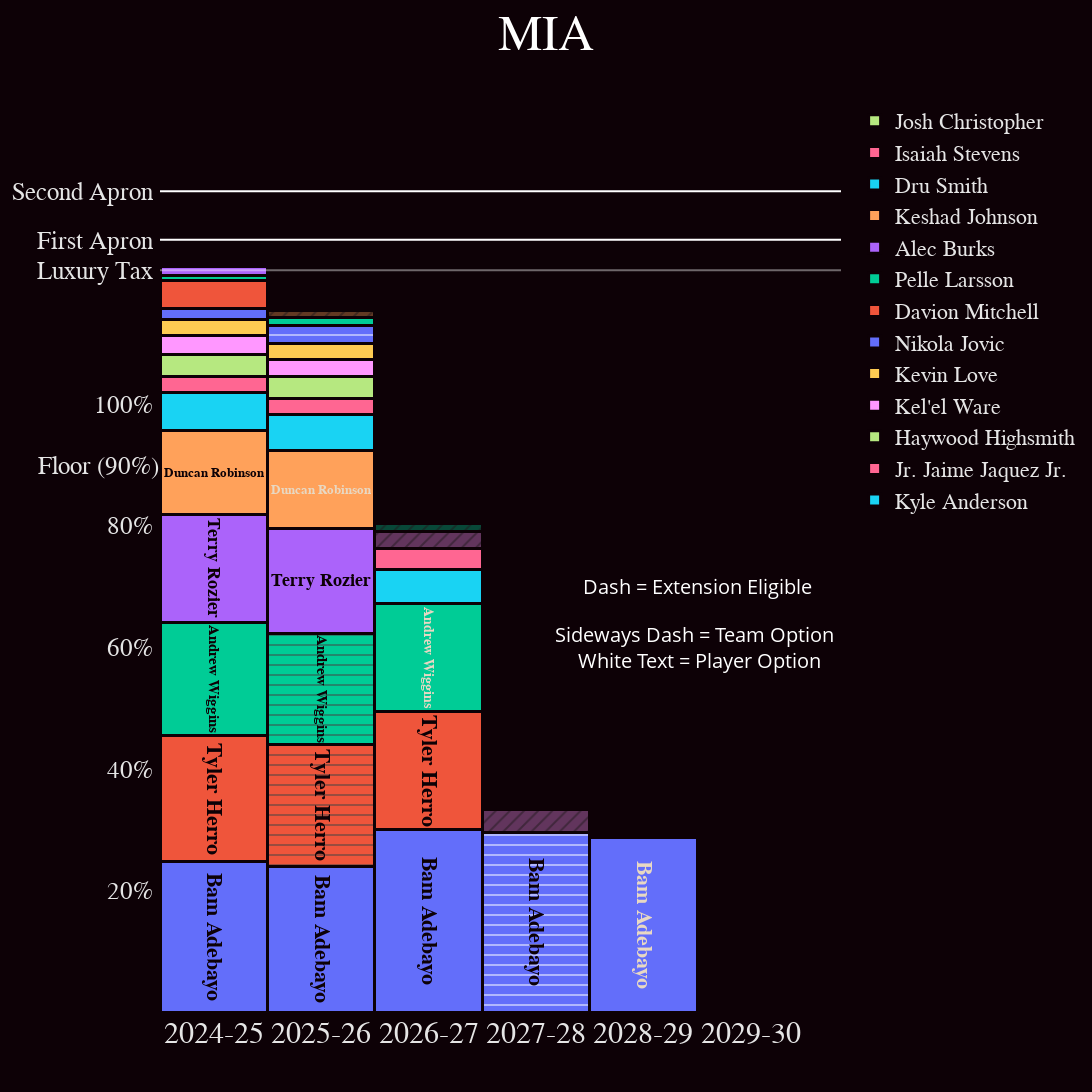

Write notebook code for a chart like this one.
### Code cell
import plotly
import plotly.graph_objects as go
import numpy as np

import pandas as pd

import requests

from plotly.subplots import make_subplots

from nba_api.stats.static import players,teams


def graph_payroll(team):
    cap = pd.read_csv('cap.csv')
    df = pd.read_csv('salary.csv')
    options = pd.read_csv('option.csv')
    df = df[df.Team.str.upper()==team.upper()]
    options = options[options.Team.str.upper()==team.upper()]
    
    salary = dict(zip(cap['Season'],cap['Salary Cap']))
    df = df.sort_values(by='Guaranteed',ascending = False)
    
    players = df['Player'].tolist()
    fig = go.Figure()
    x = ['2024-2025','2025-2026','2026-2027','2027-2028','2028-2029','2029-2030']
    seasons=['2024-25','2025-26','2026-27','2027-28','2028-29','2029-30']
    teamname = team
    print(df['2024-25'].sum())
    for player in players:
        perc_salaries = []
        
        p_df = df[df.Player==player].iloc[0]
        o_df = options[options.Player==player].iloc[0]
        legend = False
        
        player_salaries = df[df.Player==player].iloc[0][seasons].tolist()
        player_options = options[options.Player==player].iloc[0][seasons].tolist()
        marker_shapes=[]
        line_colors= []
        option_positions=[]
        option_count = 0
        
        for year in player_options:
            if year == 'T':
                line_colors.append('#0d0106')
                marker_shapes.append('/')
            elif year == 'P':
                line_colors.append('#e8d8c3')
                marker_shapes.append('')
            elif year =='EE':
                line_colors.append('#0d0106')
                marker_shapes.append('-')
            else:
                line_colors.append('#0d0106')
                marker_shapes.append('')
            option_count+=1
        
        player_options = options[options.Player==player].iloc[0][seasons].tolist()
        team_options = [x =='T' or x=='UFA' for x in player_options]
        player_options = [x =='P' for x in player_options]
        
        opacities = []
        for year in team_options:
            if year ==True:
                opacities.append(.35)
            else:
                opacities.append(1)
                
        i = 0
        for payment in player_salaries:
            perc_salaries.append(100*payment/salary[x[i]])
            i+=1
        
        to_average = [x for x in perc_salaries if pd.isna(x)==False]
        
        player_name=player
        if np.average(to_average)<3:
            legend=True
            player_name=''
            
        # Create hover text with formatted information
        hover_text = []
        for i, salary_val in enumerate(player_salaries):
            if pd.isna(salary_val):
                hover_text.append("")
            else:
                hover_info = f"<b>{player}</b><br>" + \
                            f"Position: {p_df['Pos']}<br>" + \
                            f"Season: {seasons[i]}<br>" + \
                            f"Salary: ${salary_val:,.2f}<br>" + \
                            f"Cap %: {perc_salaries[i]:.1f}%<br>" + \
                            f"Guaranteed Total: ${p_df['Guaranteed']:,.2f}"
                hover_text.append(hover_info)
        
        fig.add_trace(go.Bar(
            x=seasons, 
            y=perc_salaries, 
            name=player,
            marker_color=p_df['Guaranteed'], 
            textposition='inside',
            insidetextanchor='middle',
            showlegend=legend,
            marker_opacity=opacities,
            marker_pattern_shape=marker_shapes,
            marker_line_width=3, 
            marker_line_color='#0d0106',
            text='<b>'+player_name+'<b>',
            textfont=dict(size=22,family='Malgun Gothic',color=line_colors),
            hovertext=hover_text,
            hoverinfo='text'
        ))
    
    tickvals = [i * 20 for i in range(1,6)]
    ticktext = [str(i)+'% ' for i in tickvals]
    tickvals.append(122)
    tickvals.append(127)
    tickvals.append(135)
    fig.add_hline(y=122,line_color="white",opacity=.4)
    fig.add_hline(y=127,line_color="white")
    fig.add_hline(y=135,line_color="white")
    
    ticktext.append('Luxury Tax ')
    ticktext.append('First Apron ')
    ticktext.append('Second Apron ')
    tickvals.append(90)
    ticktext.append('Floor (90%)')

    fig.update_layout(
        barmode='stack',
        bargap=0,
        width=1200,
        height=1800,
        annotations=[
            go.layout.Annotation(
                showarrow=False,
                text='Sideways Dash = Team Option <br> White Text = Player Option',
                font=dict(size=20, color="white"),
                y=60,
                x=4.5,
                xref='x',
                yref='y'
            ),
            go.layout.Annotation(
                showarrow=False,
                text='Dash = Extension Eligible',
                font=dict(size=20, color="white"),
                y=70,
                x=4.5,
                xref='x',
                yref='y'
            ),
        ],
        paper_bgcolor='#0d0106',
        plot_bgcolor='#0d0106',
        title=teamname,
        title_x=.5,
        title_font=dict(color='white', size=50,family="Malgun Gothic"),
        legend={'traceorder':'reversed','font':dict(color='#e5e5e5', size=22,family="Malgun Gothic")},
        yaxis=dict(
            range=(0,150),
            tickmode='array',
            tickvals=tickvals,
            ticktext=ticktext,
        ),
        xaxis=dict(
            ticktext=seasons,
        )
    )
    
    fig.update_yaxes(
        tickfont=dict(color='#e5e5e5', size=25,family="Malgun Gothic"),
        showgrid=False,
        zeroline=False
    )
    
    fig.update_xaxes(
        showgrid=False,
        tickfont=dict(color='#e5e5e5', size=30,family="Malgun Gothic")
    )

    return fig

fig=graph_payroll('MIA')
fig.show()

### Figure 1 — Plotly figure (JSON) as saved in the notebook; plotly's stock layout.template omitted (floating-point values rounded to 4 significant figures)
{"data": [{"hoverinfo": "text", "hovertext": ["<b>Bam Adebayo</b><br>Position: C<br>Season: 2024-25<br>Salary: $34,848,340.00<br>Cap %: 24.8%<br>Guaranteed Total: $237,293,824.00", "<b>Bam Adebayo</b><br>Position: C<br>Season: 2025-26<br>Salary: $37,096,620.00<br>Cap %: 24.0%<br>Guaranteed Total: $237,293,824.00", "<b>Bam Adebayo</b><br>Position: C<br>Season: 2026-27<br>Salary: $51,033,600.00<br>Cap %: 30.0%<br>Guaranteed Total: $237,293,824.00", "<b>Bam Adebayo</b><br>Position: C<br>Season: 2027-28<br>Salary: $55,116,288.00<br>Cap %: 29.5%<br>Guaranteed Total: $237,293,824.00", "<b>Bam Adebayo</b><br>Position: C<br>Season: 2028-29<br>Salary: $59,198,976.00<br>Cap %: 28.8%<br>Guaranteed Total: $237,293,824.00", "<b>Bam Adebayo</b><br>Position: C<br>Season: 2029-30<br>Salary: $0.00<br>Cap %: 0.0%<br>Guaranteed Total: $237,293,824.00"], "insidetextanchor": "middle", "marker": {"color": 237293824, "line": {"color": "#0d0106", "width": 3}, "opacity": [1, 1, 1, 1, 1, 1], "pattern": {"shape": ["", "", "", "-", "", ""]}}, "name": "Bam Adebayo", "showlegend": false, "text": "<b>Bam Adebayo<b>", "textfont": {"color": ["#0d0106", "#0d0106", "#0d0106", "#0d0106", "#e8d8c3", "#0d0106"], "family": "Malgun Gothic", "size": 22}, "textposition": "inside", "type": "bar", "x": ["2024-25", "2025-26", "2026-27", "2027-28", "2028-29", "2029-30"], "y": [24.79, 23.99, 30, 29.45, 28.76, 0]}, {"hoverinfo": "text", "hovertext": ["<b>Tyler Herro</b><br>Position: SG<br>Season: 2024-25<br>Salary: $29,000,000.00<br>Cap %: 20.6%<br>Guaranteed Total: $93,000,000.00", "<b>Tyler Herro</b><br>Position: SG<br>Season: 2025-26<br>Salary: $31,000,000.00<br>Cap %: 20.0%<br>Guaranteed Total: $93,000,000.00", "<b>Tyler Herro</b><br>Position: SG<br>Season: 2026-27<br>Salary: $33,000,000.00<br>Cap %: 19.4%<br>Guaranteed Total: $93,000,000.00", "<b>Tyler Herro</b><br>Position: SG<br>Season: 2027-28<br>Salary: $0.00<br>Cap %: 0.0%<br>Guaranteed Total: $93,000,000.00", "<b>Tyler Herro</b><br>Position: SG<br>Season: 2028-29<br>Salary: $0.00<br>Cap %: 0.0%<br>Guaranteed Total: $93,000,000.00", "<b>Tyler Herro</b><br>Position: SG<br>Season: 2029-30<br>Salary: $0.00<br>Cap %: 0.0%<br>Guaranteed Total: $93,000,000.00"], "insidetextanchor": "middle", "marker": {"color": 93000000, "line": {"color": "#0d0106", "width": 3}, "opacity": [1, 1, 1, 1, 1, 1], "pattern": {"shape": ["", "-", "", "", "", ""]}}, "name": "Tyler Herro", "showlegend": false, "text": "<b>Tyler Herro<b>", "textfont": {"color": ["#0d0106", "#0d0106", "#0d0106", "#0d0106", "#0d0106", "#0d0106"], "family": "Malgun Gothic", "size": 22}, "textposition": "inside", "type": "bar", "x": ["2024-25", "2025-26", "2026-27", "2027-28", "2028-29", "2029-30"], "y": [20.63, 20.05, 19.4, 0, 0, 0]}, {"hoverinfo": "text", "hovertext": ["<b>Andrew Wiggins</b><br>Position: SF<br>Season: 2024-25<br>Salary: $26,276,786.00<br>Cap %: 18.7%<br>Guaranteed Total: $84,669,645.00", "<b>Andrew Wiggins</b><br>Position: SF<br>Season: 2025-26<br>Salary: $28,223,215.00<br>Cap %: 18.3%<br>Guaranteed Total: $84,669,645.00", "<b>Andrew Wiggins</b><br>Position: SF<br>Season: 2026-27<br>Salary: $30,169,644.00<br>Cap %: 17.7%<br>Guaranteed Total: $84,669,645.00", "<b>Andrew Wiggins</b><br>Position: SF<br>Season: 2027-28<br>Salary: $0.00<br>Cap %: 0.0%<br>Guaranteed Total: $84,669,645.00", "<b>Andrew Wiggins</b><br>Position: SF<br>Season: 2028-29<br>Salary: $0.00<br>Cap %: 0.0%<br>Guaranteed Total: $84,669,645.00", "<b>Andrew Wiggins</b><br>Position: SF<br>Season: 2029-30<br>Salary: $0.00<br>Cap %: 0.0%<br>Guaranteed Total: $84,669,645.00"], "insidetextanchor": "middle", "marker": {"color": 84669645, "line": {"color": "#0d0106", "width": 3}, "opacity": [1, 1, 1, 1, 1, 1], "pattern": {"shape": ["", "-", "", "", "", ""]}}, "name": "Andrew Wiggins", "showlegend": false, "text": "<b>Andrew Wiggins<b>", "textfont": {"color": ["#0d0106", "#0d0106", "#e8d8c3", "#0d0106", "#0d0106", "#0d0106"], "family": "Malgun Gothic", "size": 22}, "textposition": "inside", "type": "bar", "x": ["2024-25", "2025-26", "2026-27", "2027-28", "2028-29", "2029-30"], "y": [18.69, 18.25, 17.74, 0, 0, 0]}, {"hoverinfo": "text", "hovertext": ["<b>Terry Rozier</b><br>Position: PG<br>Season: 2024-25<br>Salary: $24,924,126.00<br>Cap %: 17.7%<br>Guaranteed Total: $51,567,157.00", "<b>Terry Rozier</b><br>Position: PG<br>Season: 2025-26<br>Salary: $26,643,031.00<br>Cap %: 17.2%<br>Guaranteed Total: $51,567,157.00", "<b>Terry Rozier</b><br>Position: PG<br>Season: 2026-27<br>Salary: $0.00<br>Cap %: 0.0%<br>Guaranteed Total: $51,567,157.00", "<b>Terry Rozier</b><br>Position: PG<br>Season: 2027-28<br>Salary: $0.00<br>Cap %: 0.0%<br>Guaranteed Total: $51,567,157.00", "<b>Terry Rozier</b><br>Position: PG<br>Season: 2028-29<br>Salary: $0.00<br>Cap %: 0.0%<br>Guaranteed Total: $51,567,157.00", "<b>Terry Rozier</b><br>Position: PG<br>Season: 2029-30<br>Salary: $0.00<br>Cap %: 0.0%<br>Guaranteed Total: $51,567,157.00"], "insidetextanchor": "middle", "marker": {"color": 51567157, "line": {"color": "#0d0106", "width": 3}, "opacity": [1, 1, 1, 1, 1, 1], "pattern": {"shape": ["", "", "", "", "", ""]}}, "name": "Terry Rozier", "showlegend": false, "text": "<b>Terry Rozier<b>", "textfont": {"color": ["#0d0106", "#0d0106", "#0d0106", "#0d0106", "#0d0106", "#0d0106"], "family": "Malgun Gothic", "size": 22}, "textposition": "inside", "type": "bar", "x": ["2024-25", "2025-26", "2026-27", "2027-28", "2028-29", "2029-30"], "y": [17.73, 17.23, 0, 0, 0, 0]}, {"hoverinfo": "text", "hovertext": ["<b>Duncan Robinson</b><br>Position: SF<br>Season: 2024-25<br>Salary: $19,406,000.00<br>Cap %: 13.8%<br>Guaranteed Total: $39,294,000.00", "<b>Duncan Robinson</b><br>Position: SF<br>Season: 2025-26<br>Salary: $19,888,000.00<br>Cap %: 12.9%<br>Guaranteed Total: $39,294,000.00", "<b>Duncan Robinson</b><br>Position: SF<br>Season: 2026-27<br>Salary: $0.00<br>Cap %: 0.0%<br>Guaranteed Total: $39,294,000.00", "<b>Duncan Robinson</b><br>Position: SF<br>Season: 2027-28<br>Salary: $0.00<br>Cap %: 0.0%<br>Guaranteed Total: $39,294,000.00", "<b>Duncan Robinson</b><br>Position: SF<br>Season: 2028-29<br>Salary: $0.00<br>Cap %: 0.0%<br>Guaranteed Total: $39,294,000.00", "<b>Duncan Robinson</b><br>Position: SF<br>Season: 2029-30<br>Salary: $0.00<br>Cap %: 0.0%<br>Guaranteed Total: $39,294,000.00"], "insidetextanchor": "middle", "marker": {"color": 39294000, "line": {"color": "#0d0106", "width": 3}, "opacity": [1, 1, 1, 1, 1, 1], "pattern": {"shape": ["", "", "", "", "", ""]}}, "name": "Duncan Robinson", "showlegend": false, "text": "<b>Duncan Robinson<b>", "textfont": {"color": ["#0d0106", "#e8d8c3", "#0d0106", "#0d0106", "#0d0106", "#0d0106"], "family": "Malgun Gothic", "size": 22}, "textposition": "inside", "type": "bar", "x": ["2024-25", "2025-26", "2026-27", "2027-28", "2028-29", "2029-30"], "y": [13.8, 12.86, 0, 0, 0, 0]}, {"hoverinfo": "text", "hovertext": ["<b>Kyle Anderson</b><br>Position: PF<br>Season: 2024-25<br>Salary: $8,780,488.00<br>Cap %: 6.2%<br>Guaranteed Total: $27,658,536.00", "<b>Kyle Anderson</b><br>Position: PF<br>Season: 2025-26<br>Salary: $9,219,512.00<br>Cap %: 6.0%<br>Guaranteed Total: $27,658,536.00", "<b>Kyle Anderson</b><br>Position: PF<br>Season: 2026-27<br>Salary: $9,658,536.00<br>Cap %: 5.7%<br>Guaranteed Total: $27,658,536.00", "<b>Kyle Anderson</b><br>Position: PF<br>Season: 2027-28<br>Salary: $0.00<br>Cap %: 0.0%<br>Guaranteed Total: $27,658,536.00", "<b>Kyle Anderson</b><br>Position: PF<br>Season: 2028-29<br>Salary: $0.00<br>Cap %: 0.0%<br>Guaranteed Total: $27,658,536.00", "<b>Kyle Anderson</b><br>Position: PF<br>Season: 2029-30<br>Salary: $0.00<br>Cap %: 0.0%<br>Guaranteed Total: $27,658,536.00"], "insidetextanchor": "middle", "marker": {"color": 27658536, "line": {"color": "#0d0106", "width": 3}, "opacity": [1, 1, 1, 1, 1, 1], "pattern": {"shape": ["", "", "", "", "", ""]}}, "name": "Kyle Anderson", "showlegend": true, "text": "<b><b>", "textfont": {"color": ["#0d0106", "#0d0106", "#0d0106", "#0d0106", "#0d0106", "#0d0106"], "family": "Malgun Gothic", "size": 22}, "textposition": "inside", "type": "bar", "x": ["2024-25", "2025-26", "2026-27", "2027-28", "2028-29", "2029-30"], "y": [6.246, 5.962, 5.678, 0, 0, 0]}, {"hoverinfo": "text", "hovertext": ["<b>Jr. Jaime Jaquez Jr.</b><br>Position: SF<br>Season: 2024-25<br>Salary: $3,685,800.00<br>Cap %: 2.6%<br>Guaranteed Total: $13,486,541.00", "<b>Jr. Jaime Jaquez Jr.</b><br>Position: SF<br>Season: 2025-26<br>Salary: $3,861,600.00<br>Cap %: 2.5%<br>Guaranteed Total: $13,486,541.00", "<b>Jr. Jaime Jaquez Jr.</b><br>Position: SF<br>Season: 2026-27<br>Salary: $5,939,141.00<br>Cap %: 3.5%<br>Guaranteed Total: $13,486,541.00", "<b>Jr. Jaime Jaquez Jr.</b><br>Position: SF<br>Season: 2027-28<br>Salary: $0.00<br>Cap %: 0.0%<br>Guaranteed Total: $13,486,541.00", "<b>Jr. Jaime Jaquez Jr.</b><br>Position: SF<br>Season: 2028-29<br>Salary: $0.00<br>Cap %: 0.0%<br>Guaranteed Total: $13,486,541.00", "<b>Jr. Jaime Jaquez Jr.</b><br>Position: SF<br>Season: 2029-30<br>Salary: $0.00<br>Cap %: 0.0%<br>Guaranteed Total: $13,486,541.00"], "insidetextanchor": "middle", "marker": {"color": 13486541, "line": {"color": "#0d0106", "width": 3}, "opacity": [1, 1, 1, 1, 1, 1], "pattern": {"shape": ["", "", "", "", "", ""]}}, "name": "Jr. Jaime Jaquez Jr.", "showlegend": true, "text": "<b><b>", "textfont": {"color": ["#0d0106", "#0d0106", "#0d0106", "#0d0106", "#0d0106", "#0d0106"], "family": "Malgun Gothic", "size": 22}, "textposition": "inside", "type": "bar", "x": ["2024-25", "2025-26", "2026-27", "2027-28", "2028-29", "2029-30"], "y": [2.622, 2.497, 3.491, 0, 0, 0]}, {"hoverinfo": "text", "hovertext": ["<b>Haywood Highsmith</b><br>Position: F<br>Season: 2024-25<br>Salary: $5,200,000.00<br>Cap %: 3.7%<br>Guaranteed Total: $10,816,000.00", "<b>Haywood Highsmith</b><br>Position: F<br>Season: 2025-26<br>Salary: $5,616,000.00<br>Cap %: 3.6%<br>Guaranteed Total: $10,816,000.00", "<b>Haywood Highsmith</b><br>Position: F<br>Season: 2026-27<br>Salary: $0.00<br>Cap %: 0.0%<br>Guaranteed Total: $10,816,000.00", "<b>Haywood Highsmith</b><br>Position: F<br>Season: 2027-28<br>Salary: $0.00<br>Cap %: 0.0%<br>Guaranteed Total: $10,816,000.00", "<b>Haywood Highsmith</b><br>Position: F<br>Season: 2028-29<br>Salary: $0.00<br>Cap %: 0.0%<br>Guaranteed Total: $10,816,000.00", "<b>Haywood Highsmith</b><br>Position: F<br>Season: 2029-30<br>Salary: $0.00<br>Cap %: 0.0%<br>Guaranteed Total: $10,816,000.00"], "insidetextanchor": "middle", "marker": {"color": 10816000, "line": {"color": "#0d0106", "width": 3}, "opacity": [1, 1, 1, 1, 1, 1], "pattern": {"shape": ["", "", "", "", "", ""]}}, "name": "Haywood Highsmith", "showlegend": true, "text": "<b><b>", "textfont": {"color": ["#0d0106", "#0d0106", "#0d0106", "#0d0106", "#0d0106", "#0d0106"], "family": "Malgun Gothic", "size": 22}, "textposition": "inside", "type": "bar", "x": ["2024-25", "2025-26", "2026-27", "2027-28", "2028-29", "2029-30"], "y": [3.699, 3.631, 0, 0, 0, 0]}, {"hoverinfo": "text", "hovertext": ["<b>Kel'el Ware</b><br>Position: C<br>Season: 2024-25<br>Salary: $4,231,800.00<br>Cap %: 3.0%<br>Guaranteed Total: $8,675,160.00", "<b>Kel'el Ware</b><br>Position: C<br>Season: 2025-26<br>Salary: $4,443,360.00<br>Cap %: 2.9%<br>Guaranteed Total: $8,675,160.00", "<b>Kel'el Ware</b><br>Position: C<br>Season: 2026-27<br>Salary: $4,654,920.00<br>Cap %: 2.7%<br>Guaranteed Total: $8,675,160.00", "<b>Kel'el Ware</b><br>Position: C<br>Season: 2027-28<br>Salary: $7,135,992.00<br>Cap %: 3.8%<br>Guaranteed Total: $8,675,160.00", "<b>Kel'el Ware</b><br>Position: C<br>Season: 2028-29<br>Salary: $0.00<br>Cap %: 0.0%<br>Guaranteed Total: $8,675,160.00", "<b>Kel'el Ware</b><br>Position: C<br>Season: 2029-30<br>Salary: $0.00<br>Cap %: 0.0%<br>Guaranteed Total: $8,675,160.00"], "insidetextanchor": "middle", "marker": {"color": 8675160, "line": {"color": "#0d0106", "width": 3}, "opacity": [1, 1, 0.35, 0.35, 1, 1], "pattern": {"shape": ["", "", "/", "/", "", ""]}}, "name": "Kel'el Ware", "showlegend": true, "text": "<b><b>", "textfont": {"color": ["#0d0106", "#0d0106", "#0d0106", "#0d0106", "#0d0106", "#0d0106"], "family": "Malgun Gothic", "size": 22}, "textposition": "inside", "type": "bar", "x": ["2024-25", "2025-26", "2026-27", "2027-28", "2028-29", "2029-30"], "y": [3.01, 2.873, 2.736, 3.814, 0, 0]}, {"hoverinfo": "text", "hovertext": ["<b>Kevin Love</b><br>Position: C<br>Season: 2024-25<br>Salary: $3,850,000.00<br>Cap %: 2.7%<br>Guaranteed Total: $8,000,000.00", "<b>Kevin Love</b><br>Position: C<br>Season: 2025-26<br>Salary: $4,150,000.00<br>Cap %: 2.7%<br>Guaranteed Total: $8,000,000.00", "<b>Kevin Love</b><br>Position: C<br>Season: 2026-27<br>Salary: $0.00<br>Cap %: 0.0%<br>Guaranteed Total: $8,000,000.00", "<b>Kevin Love</b><br>Position: C<br>Season: 2027-28<br>Salary: $0.00<br>Cap %: 0.0%<br>Guaranteed Total: $8,000,000.00", "<b>Kevin Love</b><br>Position: C<br>Season: 2028-29<br>Salary: $0.00<br>Cap %: 0.0%<br>Guaranteed Total: $8,000,000.00", "<b>Kevin Love</b><br>Position: C<br>Season: 2029-30<br>Salary: $0.00<br>Cap %: 0.0%<br>Guaranteed Total: $8,000,000.00"], "insidetextanchor": "middle", "marker": {"color": 8000000, "line": {"color": "#0d0106", "width": 3}, "opacity": [1, 1, 1, 1, 1, 1], "pattern": {"shape": ["", "", "", "", "", ""]}}, "name": "Kevin Love", "showlegend": true, "text": "<b><b>", "textfont": {"color": ["#0d0106", "#0d0106", "#0d0106", "#0d0106", "#0d0106", "#0d0106"], "family": "Malgun Gothic", "size": 22}, "textposition": "inside", "type": "bar", "x": ["2024-25", "2025-26", "2026-27", "2027-28", "2028-29", "2029-30"], "y": [2.738, 2.684, 0, 0, 0, 0]}, {"hoverinfo": "text", "hovertext": ["<b>Nikola Jovic</b><br>Position: SF<br>Season: 2024-25<br>Salary: $2,464,200.00<br>Cap %: 1.8%<br>Guaranteed Total: $6,909,617.00", "<b>Nikola Jovic</b><br>Position: SF<br>Season: 2025-26<br>Salary: $4,445,417.00<br>Cap %: 2.9%<br>Guaranteed Total: $6,909,617.00", "<b>Nikola Jovic</b><br>Position: SF<br>Season: 2026-27<br>Salary: $0.00<br>Cap %: 0.0%<br>Guaranteed Total: $6,909,617.00", "<b>Nikola Jovic</b><br>Position: SF<br>Season: 2027-28<br>Salary: $0.00<br>Cap %: 0.0%<br>Guaranteed Total: $6,909,617.00", "<b>Nikola Jovic</b><br>Position: SF<br>Season: 2028-29<br>Salary: $0.00<br>Cap %: 0.0%<br>Guaranteed Total: $6,909,617.00", "<b>Nikola Jovic</b><br>Position: SF<br>Season: 2029-30<br>Salary: $0.00<br>Cap %: 0.0%<br>Guaranteed Total: $6,909,617.00"], "insidetextanchor": "middle", "marker": {"color": 6909617, "line": {"color": "#0d0106", "width": 3}, "opacity": [1, 1, 1, 1, 1, 1], "pattern": {"shape": ["", "-", "", "", "", ""]}}, "name": "Nikola Jovic", "showlegend": true, "text": "<b><b>", "textfont": {"color": ["#0d0106", "#0d0106", "#0d0106", "#0d0106", "#0d0106", "#0d0106"], "family": "Malgun Gothic", "size": 22}, "textposition": "inside", "type": "bar", "x": ["2024-25", "2025-26", "2026-27", "2027-28", "2028-29", "2029-30"], "y": [1.753, 2.875, 0, 0, 0, 0]}, {"hoverinfo": "text", "hovertext": ["<b>Davion Mitchell</b><br>Position: PG<br>Season: 2024-25<br>Salary: $6,451,077.00<br>Cap %: 4.6%<br>Guaranteed Total: $6,451,077.00", "<b>Davion Mitchell</b><br>Position: PG<br>Season: 2025-26<br>Salary: $0.00<br>Cap %: 0.0%<br>Guaranteed Total: $6,451,077.00", "<b>Davion Mitchell</b><br>Position: PG<br>Season: 2026-27<br>Salary: $0.00<br>Cap %: 0.0%<br>Guaranteed Total: $6,451,077.00", "<b>Davion Mitchell</b><br>Position: PG<br>Season: 2027-28<br>Salary: $0.00<br>Cap %: 0.0%<br>Guaranteed Total: $6,451,077.00", "<b>Davion Mitchell</b><br>Position: PG<br>Season: 2028-29<br>Salary: $0.00<br>Cap %: 0.0%<br>Guaranteed Total: $6,451,077.00", "<b>Davion Mitchell</b><br>Position: PG<br>Season: 2029-30<br>Salary: $0.00<br>Cap %: 0.0%<br>Guaranteed Total: $6,451,077.00"], "insidetextanchor": "middle", "marker": {"color": 6451077, "line": {"color": "#0d0106", "width": 3}, "opacity": [1, 1, 1, 1, 1, 1], "pattern": {"shape": ["", "", "", "", "", ""]}}, "name": "Davion Mitchell", "showlegend": true, "text": "<b><b>", "textfont": {"color": ["#0d0106", "#0d0106", "#0d0106", "#0d0106", "#0d0106", "#0d0106"], "family": "Malgun Gothic", "size": 22}, "textposition": "inside", "type": "bar", "x": ["2024-25", "2025-26", "2026-27", "2027-28", "2028-29", "2029-30"], "y": [4.589, 0, 0, 0, 0, 0]}, {"hoverinfo": "text", "hovertext": ["<b>Pelle Larsson</b><br>Position: SG<br>Season: 2024-25<br>Salary: $1,157,153.00<br>Cap %: 0.8%<br>Guaranteed Total: $3,112,531.00", "<b>Pelle Larsson</b><br>Position: SG<br>Season: 2025-26<br>Salary: $1,955,378.00<br>Cap %: 1.3%<br>Guaranteed Total: $3,112,531.00", "<b>Pelle Larsson</b><br>Position: SG<br>Season: 2026-27<br>Salary: $2,296,271.00<br>Cap %: 1.3%<br>Guaranteed Total: $3,112,531.00", "<b>Pelle Larsson</b><br>Position: SG<br>Season: 2027-28<br>Salary: $0.00<br>Cap %: 0.0%<br>Guaranteed Total: $3,112,531.00", "<b>Pelle Larsson</b><br>Position: SG<br>Season: 2028-29<br>Salary: $0.00<br>Cap %: 0.0%<br>Guaranteed Total: $3,112,531.00", "<b>Pelle Larsson</b><br>Position: SG<br>Season: 2029-30<br>Salary: $0.00<br>Cap %: 0.0%<br>Guaranteed Total: $3,112,531.00"], "insidetextanchor": "middle", "marker": {"color": 3112531, "line": {"color": "#0d0106", "width": 3}, "opacity": [1, 1, 0.35, 1, 1, 1], "pattern": {"shape": ["", "", "/", "", "", ""]}}, "name": "Pelle Larsson", "showlegend": true, "text": "<b><b>", "textfont": {"color": ["#0d0106", "#0d0106", "#0d0106", "#0d0106", "#0d0106", "#0d0106"], "family": "Malgun Gothic", "size": 22}, "textposition": "inside", "type": "bar", "x": ["2024-25", "2025-26", "2026-27", "2027-28", "2028-29", "2029-30"], "y": [0.8231, 1.264, 1.35, 0, 0, 0]}, {"hoverinfo": "text", "hovertext": ["<b>Alec Burks</b><br>Position: SG<br>Season: 2024-25<br>Salary: $2,087,519.00<br>Cap %: 1.5%<br>Guaranteed Total: $2,087,519.00", "<b>Alec Burks</b><br>Position: SG<br>Season: 2025-26<br>Salary: $0.00<br>Cap %: 0.0%<br>Guaranteed Total: $2,087,519.00", "<b>Alec Burks</b><br>Position: SG<br>Season: 2026-27<br>Salary: $0.00<br>Cap %: 0.0%<br>Guaranteed Total: $2,087,519.00", "<b>Alec Burks</b><br>Position: SG<br>Season: 2027-28<br>Salary: $0.00<br>Cap %: 0.0%<br>Guaranteed Total: $2,087,519.00", "<b>Alec Burks</b><br>Position: SG<br>Season: 2028-29<br>Salary: $0.00<br>Cap %: 0.0%<br>Guaranteed Total: $2,087,519.00", "<b>Alec Burks</b><br>Position: SG<br>Season: 2029-30<br>Salary: $0.00<br>Cap %: 0.0%<br>Guaranteed Total: $2,087,519.00"], "insidetextanchor": "middle", "marker": {"color": 2087519, "line": {"color": "#0d0106", "width": 3}, "opacity": [1, 1, 1, 1, 1, 1], "pattern": {"shape": ["", "", "", "", "", ""]}}, "name": "Alec Burks", "showlegend": true, "text": "<b><b>", "textfont": {"color": ["#0d0106", "#0d0106", "#0d0106", "#0d0106", "#0d0106", "#0d0106"], "family": "Malgun Gothic", "size": 22}, "textposition": "inside", "type": "bar", "x": ["2024-25", "2025-26", "2026-27", "2027-28", "2028-29", "2029-30"], "y": [1.485, 0, 0, 0, 0, 0]}, {"hoverinfo": "text", "hovertext": ["<b>Keshad Johnson</b><br>Position: PF<br>Season: 2024-25<br>Salary: $724,883.00<br>Cap %: 0.5%<br>Guaranteed Total: $724,883.00", "<b>Keshad Johnson</b><br>Position: PF<br>Season: 2025-26<br>Salary: $1,955,377.00<br>Cap %: 1.3%<br>Guaranteed Total: $724,883.00", "<b>Keshad Johnson</b><br>Position: PF<br>Season: 2026-27<br>Salary: $0.00<br>Cap %: 0.0%<br>Guaranteed Total: $724,883.00", "<b>Keshad Johnson</b><br>Position: PF<br>Season: 2027-28<br>Salary: $0.00<br>Cap %: 0.0%<br>Guaranteed Total: $724,883.00", "<b>Keshad Johnson</b><br>Position: PF<br>Season: 2028-29<br>Salary: $0.00<br>Cap %: 0.0%<br>Guaranteed Total: $724,883.00", "<b>Keshad Johnson</b><br>Position: PF<br>Season: 2029-30<br>Salary: $0.00<br>Cap %: 0.0%<br>Guaranteed Total: $724,883.00"], "insidetextanchor": "middle", "marker": {"color": 724883, "line": {"color": "#0d0106", "width": 3}, "opacity": [1, 0.35, 1, 1, 1, 1], "pattern": {"shape": ["", "/", "", "", "", ""]}}, "name": "Keshad Johnson", "showlegend": true, "text": "<b><b>", "textfont": {"color": ["#0d0106", "#0d0106", "#0d0106", "#0d0106", "#0d0106", "#0d0106"], "family": "Malgun Gothic", "size": 22}, "textposition": "inside", "type": "bar", "x": ["2024-25", "2025-26", "2026-27", "2027-28", "2028-29", "2029-30"], "y": [0.5156, 1.264, 0, 0, 0, 0]}, {"hoverinfo": "text", "hovertext": ["<b>Dru Smith</b><br>Position: SG<br>Season: 2024-25<br>Salary: $0.00<br>Cap %: 0.0%<br>Guaranteed Total: $0.00", "<b>Dru Smith</b><br>Position: SG<br>Season: 2025-26<br>Salary: $0.00<br>Cap %: 0.0%<br>Guaranteed Total: $0.00", "<b>Dru Smith</b><br>Position: SG<br>Season: 2026-27<br>Salary: $0.00<br>Cap %: 0.0%<br>Guaranteed Total: $0.00", "<b>Dru Smith</b><br>Position: SG<br>Season: 2027-28<br>Salary: $0.00<br>Cap %: 0.0%<br>Guaranteed Total: $0.00", "<b>Dru Smith</b><br>Position: SG<br>Season: 2028-29<br>Salary: $0.00<br>Cap %: 0.0%<br>Guaranteed Total: $0.00", "<b>Dru Smith</b><br>Position: SG<br>Season: 2029-30<br>Salary: $0.00<br>Cap %: 0.0%<br>Guaranteed Total: $0.00"], "insidetextanchor": "middle", "marker": {"color": 0, "line": {"color": "#0d0106", "width": 3}, "opacity": [1, 1, 1, 1, 1, 1], "pattern": {"shape": ["", "", "", "", "", ""]}}, "name": "Dru Smith", "showlegend": true, "text": "<b><b>", "textfont": {"color": ["#0d0106", "#0d0106", "#0d0106", "#0d0106", "#0d0106", "#0d0106"], "family": "Malgun Gothic", "size": 22}, "textposition": "inside", "type": "bar", "x": ["2024-25", "2025-26", "2026-27", "2027-28", "2028-29", "2029-30"], "y": [0, 0, 0, 0, 0, 0]}, {"hoverinfo": "text", "hovertext": ["<b>Isaiah Stevens</b><br>Position: PG<br>Season: 2024-25<br>Salary: $0.00<br>Cap %: 0.0%<br>Guaranteed Total: $0.00", "<b>Isaiah Stevens</b><br>Position: PG<br>Season: 2025-26<br>Salary: $0.00<br>Cap %: 0.0%<br>Guaranteed Total: $0.00", "<b>Isaiah Stevens</b><br>Position: PG<br>Season: 2026-27<br>Salary: $0.00<br>Cap %: 0.0%<br>Guaranteed Total: $0.00", "<b>Isaiah Stevens</b><br>Position: PG<br>Season: 2027-28<br>Salary: $0.00<br>Cap %: 0.0%<br>Guaranteed Total: $0.00", "<b>Isaiah Stevens</b><br>Position: PG<br>Season: 2028-29<br>Salary: $0.00<br>Cap %: 0.0%<br>Guaranteed Total: $0.00", "<b>Isaiah Stevens</b><br>Position: PG<br>Season: 2029-30<br>Salary: $0.00<br>Cap %: 0.0%<br>Guaranteed Total: $0.00"], "insidetextanchor": "middle", "marker": {"color": 0, "line": {"color": "#0d0106", "width": 3}, "opacity": [1, 1, 1, 1, 1, 1], "pattern": {"shape": ["", "", "", "", "", ""]}}, "name": "Isaiah Stevens", "showlegend": true, "text": "<b><b>", "textfont": {"color": ["#0d0106", "#0d0106", "#0d0106", "#0d0106", "#0d0106", "#0d0106"], "family": "Malgun Gothic", "size": 22}, "textposition": "inside", "type": "bar", "x": ["2024-25", "2025-26", "2026-27", "2027-28", "2028-29", "2029-30"], "y": [0, 0, 0, 0, 0, 0]}, {"hoverinfo": "text", "hovertext": ["<b>Josh Christopher</b><br>Position: SG<br>Season: 2024-25<br>Salary: $0.00<br>Cap %: 0.0%<br>Guaranteed Total: $0.00", "<b>Josh Christopher</b><br>Position: SG<br>Season: 2025-26<br>Salary: $0.00<br>Cap %: 0.0%<br>Guaranteed Total: $0.00", "<b>Josh Christopher</b><br>Position: SG<br>Season: 2026-27<br>Salary: $0.00<br>Cap %: 0.0%<br>Guaranteed Total: $0.00", "<b>Josh Christopher</b><br>Position: SG<br>Season: 2027-28<br>Salary: $0.00<br>Cap %: 0.0%<br>Guaranteed Total: $0.00", "<b>Josh Christopher</b><br>Position: SG<br>Season: 2028-29<br>Salary: $0.00<br>Cap %: 0.0%<br>Guaranteed Total: $0.00", "<b>Josh Christopher</b><br>Position: SG<br>Season: 2029-30<br>Salary: $0.00<br>Cap %: 0.0%<br>Guaranteed Total: $0.00"], "insidetextanchor": "middle", "marker": {"color": 0, "line": {"color": "#0d0106", "width": 3}, "opacity": [1, 1, 1, 1, 1, 1], "pattern": {"shape": ["", "", "", "", "", ""]}}, "name": "Josh Christopher", "showlegend": true, "text": "<b><b>", "textfont": {"color": ["#0d0106", "#0d0106", "#0d0106", "#0d0106", "#0d0106", "#0d0106"], "family": "Malgun Gothic", "size": 22}, "textposition": "inside", "type": "bar", "x": ["2024-25", "2025-26", "2026-27", "2027-28", "2028-29", "2029-30"], "y": [0, 0, 0, 0, 0, 0]}], "layout": {"annotations": [{"font": {"color": "white", "size": 20}, "showarrow": false, "text": "Sideways Dash = Team Option <br> White Text = Player Option", "x": 4.5, "xref": "x", "y": 60, "yref": "y"}, {"font": {"color": "white", "size": 20}, "showarrow": false, "text": "Dash = Extension Eligible", "x": 4.5, "xref": "x", "y": 70, "yref": "y"}], "bargap": 0, "barmode": "stack", "height": 1800, "legend": {"font": {"color": "#e5e5e5", "family": "Malgun Gothic", "size": 22}, "traceorder": "reversed"}, "paper_bgcolor": "#0d0106", "plot_bgcolor": "#0d0106", "shapes": [{"line": {"color": "white"}, "opacity": 0.4, "type": "line", "x0": 0, "x1": 1, "xref": "x domain", "y0": 122, "y1": 122, "yref": "y"}, {"line": {"color": "white"}, "type": "line", "x0": 0, "x1": 1, "xref": "x domain", "y0": 127, "y1": 127, "yref": "y"}, {"line": {"color": "white"}, "type": "line", "x0": 0, "x1": 1, "xref": "x domain", "y0": 135, "y1": 135, "yref": "y"}], "title": {"font": {"color": "white", "family": "Malgun Gothic", "size": 50}, "text": "MIA", "x": 0.5}, "width": 1200, "xaxis": {"autorange": true, "range": [-0.5, 5.877], "showgrid": false, "tickfont": {"color": "#e5e5e5", "family": "Malgun Gothic", "size": 30}, "ticktext": ["2024-25", "2025-26", "2026-27", "2027-28", "2028-29", "2029-30"], "type": "category"}, "yaxis": {"range": [0, 150], "showgrid": false, "tickfont": {"color": "#e5e5e5", "family": "Malgun Gothic", "size": 25}, "tickmode": "array", "ticktext": ["20% ", "40% ", "60% ", "80% ", "100% ", "Luxury Tax ", "First Apron ", "Second Apron ", "Floor (90%)"], "tickvals": [20, 40, 60, 80, 100, 122, 127, 135, 90], "type": "linear", "zeroline": false}}}
